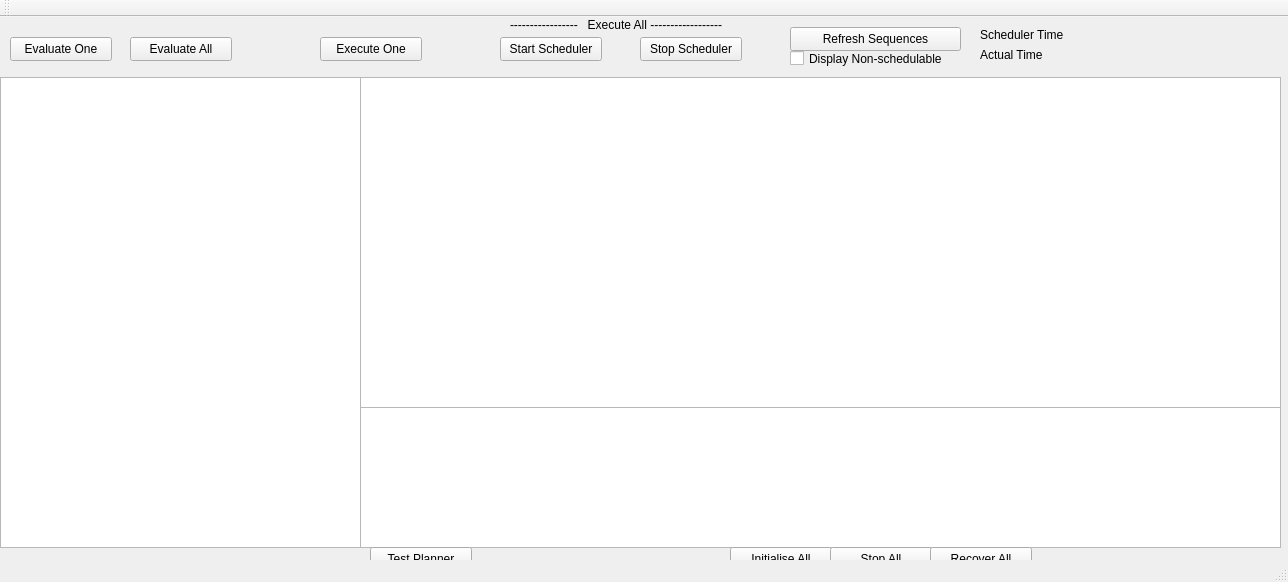
<?xml version="1.0" encoding="UTF-8"?>
<ui version="4.0">
 <class>MainWindow</class>
 <widget class="QMainWindow" name="MainWindow">
  <property name="geometry">
   <rect>
    <x>0</x>
    <y>0</y>
    <width>1288</width>
    <height>582</height>
   </rect>
  </property>
  <property name="windowTitle">
   <string>Care-O-Bot Scheduler</string>
  </property>
  <widget class="QWidget" name="centralWidget">
   <widget class="QTableWidget" name="sequenceTableWidget">
    <property name="geometry">
     <rect>
      <x>0</x>
      <y>60</y>
      <width>361</width>
      <height>471</height>
     </rect>
    </property>
    <property name="editTriggers">
     <set>QAbstractItemView::NoEditTriggers</set>
    </property>
    <property name="dragDropOverwriteMode">
     <bool>false</bool>
    </property>
    <property name="alternatingRowColors">
     <bool>true</bool>
    </property>
    <property name="selectionMode">
     <enum>QAbstractItemView::SingleSelection</enum>
    </property>
    <property name="selectionBehavior">
     <enum>QAbstractItemView::SelectRows</enum>
    </property>
   </widget>
   <widget class="QPushButton" name="evaluatePushButton">
    <property name="geometry">
     <rect>
      <x>10</x>
      <y>20</y>
      <width>102</width>
      <height>24</height>
     </rect>
    </property>
    <property name="text">
     <string>Evaluate One</string>
    </property>
   </widget>
   <widget class="QPushButton" name="evaluateAllPushButton">
    <property name="geometry">
     <rect>
      <x>130</x>
      <y>20</y>
      <width>102</width>
      <height>24</height>
     </rect>
    </property>
    <property name="text">
     <string>Evaluate All</string>
    </property>
   </widget>
   <widget class="QLabel" name="userlabel">
    <property name="geometry">
     <rect>
      <x>0</x>
      <y>530</y>
      <width>161</width>
      <height>16</height>
     </rect>
    </property>
    <property name="text">
     <string/>
    </property>
   </widget>
   <widget class="QTableWidget" name="SQLtableWidget">
    <property name="geometry">
     <rect>
      <x>360</x>
      <y>60</y>
      <width>921</width>
      <height>331</height>
     </rect>
    </property>
    <property name="columnCount">
     <number>0</number>
    </property>
   </widget>
   <widget class="QPushButton" name="executePushButton">
    <property name="geometry">
     <rect>
      <x>320</x>
      <y>20</y>
      <width>102</width>
      <height>24</height>
     </rect>
    </property>
    <property name="text">
     <string>Execute One</string>
    </property>
   </widget>
   <widget class="QPushButton" name="startSchedulerPushButton">
    <property name="geometry">
     <rect>
      <x>500</x>
      <y>20</y>
      <width>102</width>
      <height>24</height>
     </rect>
    </property>
    <property name="text">
     <string>Start Scheduler</string>
    </property>
   </widget>
   <widget class="QPushButton" name="stopSchedulerPushButton">
    <property name="geometry">
     <rect>
      <x>640</x>
      <y>20</y>
      <width>102</width>
      <height>24</height>
     </rect>
    </property>
    <property name="text">
     <string>Stop Scheduler</string>
    </property>
   </widget>
   <widget class="QLabel" name="label">
    <property name="geometry">
     <rect>
      <x>510</x>
      <y>0</y>
      <width>221</width>
      <height>16</height>
     </rect>
    </property>
    <property name="text">
     <string>-----------------   Execute All ------------------</string>
    </property>
   </widget>
   <widget class="QTableWidget" name="logTableWidget">
    <property name="geometry">
     <rect>
      <x>360</x>
      <y>390</y>
      <width>921</width>
      <height>141</height>
     </rect>
    </property>
    <property name="columnCount">
     <number>0</number>
    </property>
   </widget>
   <widget class="QPushButton" name="COBTestPushButton">
    <property name="geometry">
     <rect>
      <x>790</x>
      <y>10</y>
      <width>171</width>
      <height>24</height>
     </rect>
    </property>
    <property name="text">
     <string>Refresh Sequences</string>
    </property>
   </widget>
   <widget class="QLabel" name="userlabel_2">
    <property name="geometry">
     <rect>
      <x>980</x>
      <y>10</y>
      <width>101</width>
      <height>16</height>
     </rect>
    </property>
    <property name="text">
     <string>Scheduler Time</string>
    </property>
   </widget>
   <widget class="QLabel" name="userlabel_3">
    <property name="geometry">
     <rect>
      <x>980</x>
      <y>30</y>
      <width>91</width>
      <height>16</height>
     </rect>
    </property>
    <property name="text">
     <string>Actual Time</string>
    </property>
   </widget>
   <widget class="QLabel" name="schedulerTime">
    <property name="geometry">
     <rect>
      <x>1090</x>
      <y>10</y>
      <width>101</width>
      <height>16</height>
     </rect>
    </property>
    <property name="text">
     <string/>
    </property>
   </widget>
   <widget class="QLabel" name="actualTime">
    <property name="geometry">
     <rect>
      <x>1090</x>
      <y>30</y>
      <width>101</width>
      <height>16</height>
     </rect>
    </property>
    <property name="text">
     <string/>
    </property>
   </widget>
   <widget class="QPushButton" name="initialiseAllPushButton">
    <property name="geometry">
     <rect>
      <x>730</x>
      <y>530</y>
      <width>102</width>
      <height>24</height>
     </rect>
    </property>
    <property name="text">
     <string>Initialise All</string>
    </property>
   </widget>
   <widget class="QPushButton" name="stopAllPushButton">
    <property name="geometry">
     <rect>
      <x>830</x>
      <y>530</y>
      <width>102</width>
      <height>24</height>
     </rect>
    </property>
    <property name="text">
     <string>Stop All</string>
    </property>
   </widget>
   <widget class="QPushButton" name="recoverAllPushButton">
    <property name="geometry">
     <rect>
      <x>930</x>
      <y>530</y>
      <width>102</width>
      <height>24</height>
     </rect>
    </property>
    <property name="text">
     <string>Recover All</string>
    </property>
   </widget>
   <widget class="QCheckBox" name="showNonSchedcheckBox">
    <property name="geometry">
     <rect>
      <x>790</x>
      <y>30</y>
      <width>171</width>
      <height>23</height>
     </rect>
    </property>
    <property name="text">
     <string>Display Non-schedulable </string>
    </property>
   </widget>
   <widget class="QPushButton" name="testPlannerPushButton">
    <property name="geometry">
     <rect>
      <x>370</x>
      <y>530</y>
      <width>102</width>
      <height>24</height>
     </rect>
    </property>
    <property name="text">
     <string>Test Planner</string>
    </property>
   </widget>
  </widget>
  <widget class="QToolBar" name="mainToolBar">
   <attribute name="toolBarArea">
    <enum>TopToolBarArea</enum>
   </attribute>
   <attribute name="toolBarBreak">
    <bool>false</bool>
   </attribute>
  </widget>
  <widget class="QStatusBar" name="statusBar"/>
 </widget>
 <layoutdefault spacing="6" margin="11"/>
 <resources/>
 <connections/>
</ui>
